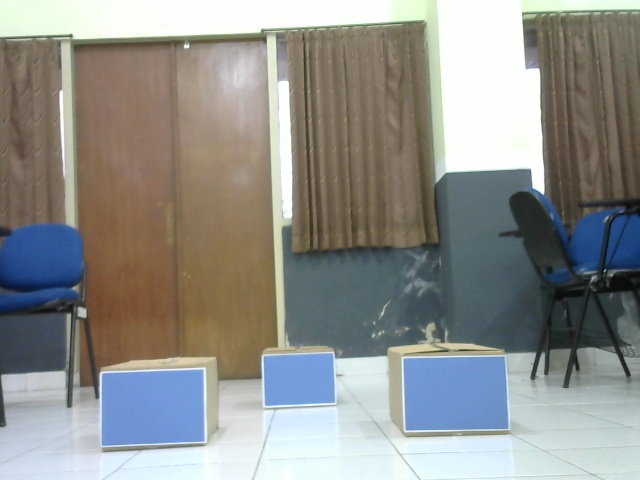
//> input picture TesOpenCV/test2.jpg, 640 x 480 px, given in place of the camera
$ ./canny   (built with g++ and OpenCV 4)
//> lines starting //> are read from the running program, lines starting //| are printed output that depends on the picture; after the words box and inside, x2 and y2 are one past the last pixel; in counts of white or black regions, pixels touching at a corner belong together
//
// Created by aditya on 23/11/22.
//
#include "opencv2/imgcodecs.hpp"
#include <opencv2/core.hpp>
#include <opencv2/videoio.hpp>
#include <opencv2/highgui.hpp>
#include <opencv2/imgproc/imgproc.hpp>
#include <opencv2/opencv.hpp>
#include <iostream>
#include <stdio.h>
#include <chrono>
#include <ctime>
#include <string>
#include <vector>
#include <boost/lexical_cast.hpp>

using namespace std;
using namespace cv;

Mat gray, edge, Image, image_copy,drawing;

// [10 lines left out: function angle, not called in this run]

void draw_and_fill_contours(vector<vector<Point>>& contours,vector<vector<Point>>& hull,vector<Vec4i>& hierarchy) {
    Mat contours_result = drawing.clone();
    Mat fill_contours_result = Mat::zeros(drawing.size(), CV_8UC3);

    for (unsigned int i = 0; i < contours.size(); ++i) {
        Scalar color = Scalar(0, 0, 255);
        drawContours(contours_result, contours, i, color, 4, 8, hierarchy, 0, cv::Point());
    }

    fillPoly(fill_contours_result, hull, cv::Scalar(255, 255, 255), LINE_8, 0);

//    int morph_size = 2;
//    Mat element = getStructuringElement(
//    MORPH_RECT, Size(2 * morph_size + 1,
//    2 * morph_size + 1),
//    Point(morph_size, morph_size));
//    Mat dilasi;
//    dilate(fill_contours_result,dilasi,element,Point(-1,-1),1);

    Mat close;
    morphologyEx(fill_contours_result,close,MORPH_CLOSE, Mat(),Point(-1,-1),1,1,0);

    resizeWindow("Contours Result", 320, 240);
    resizeWindow("Fill Contours Result", 320, 240);
    namedWindow("Contours Result", WINDOW_NORMAL);
    namedWindow("Fill Contours Result", WINDOW_NORMAL);
    imshow("Contours Result",contours_result);
    imshow("Fill Contours Result",close);
}

// [7 lines of commented-out code are left out]
// [69 lines left out: functions set_Label, set_pointcenter, not called in this run]

int main (int argc, char** argv){

    VideoCapture capture(2);
//    Image = imread(argv[1], IMREAD_COLOR);

    if (capture.isOpened()== false) {
        cout << "ERROR! Unable to open camera\n";
        cin.get();
        return -1;
    }
    capture.set(CAP_PROP_FRAME_WIDTH,640);
    capture.set(CAP_PROP_FRAME_HEIGHT,480);
    capture.set(CAP_PROP_FPS,10);

    while (true) {
        capture>>Image;
//> Image is the input picture: 480 rows x 640 cols, CV_8UC3; mean B, G, R 140.5, 143.8, 142.5
        if (Image.empty()) {
            cout << "ERROR! blank frame \n";
            cin.get();
            break;
        }
        Mat sharpening_image;
        Mat kernel_sharpening= (Mat_<double>(3,3)<<  -1 ,-1, -1 ,-1, 9, -1, -1, -1, -1);
        filter2D(Image,sharpening_image,-1,kernel_sharpening,Point(-1,-1),0, 4);
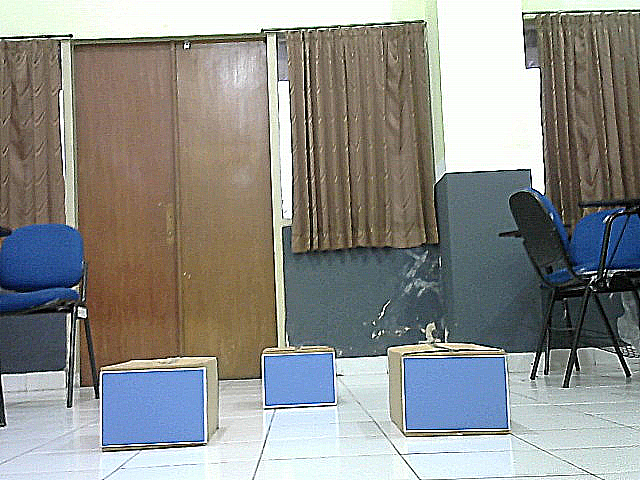
//> sharpening_image: 480 rows x 640 cols, CV_8UC3; mean B, G, R 138.9, 142, 141

        cvtColor(sharpening_image,gray, COLOR_BGR2GRAY);
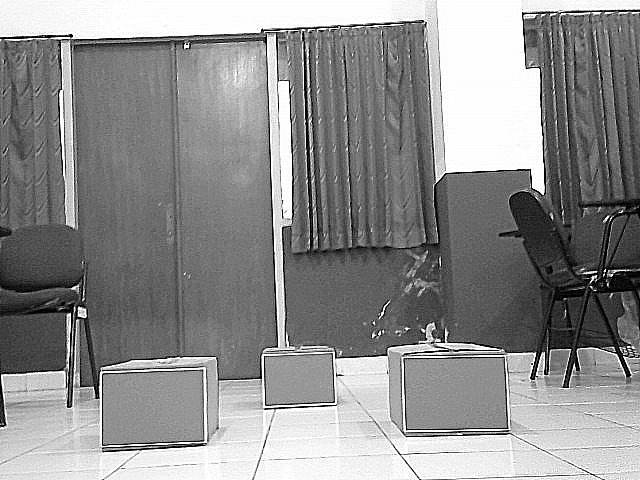
//> gray: 480 rows x 640 cols, CV_8UC1; min 0, max 255, mean 141.4

        Mat gaussian_blur;
        Size kernel(5,5);
        GaussianBlur(gray , gaussian_blur, kernel, 1,1);
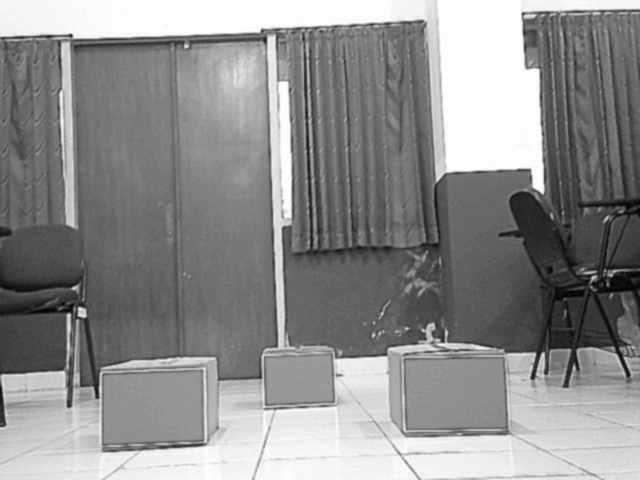
//> gaussian_blur: 480 rows x 640 cols, CV_8UC1; min 3, max 255, mean 141.4

        Mat morph_close;
        morphologyEx(gaussian_blur,morph_close,MORPH_CLOSE, Mat(),Point(-1,-1),1,1,0);

        Canny(morph_close,edge,100,200);
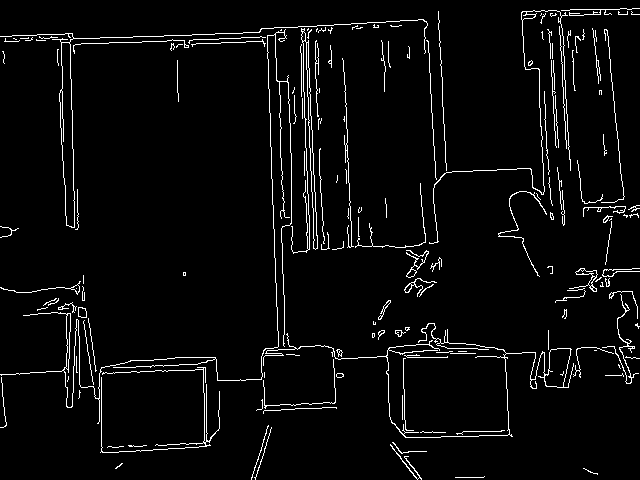
//> edge: 480 rows x 640 cols, CV_8UC1; 4% white in thin lines or dots

        image_copy= edge.clone();
        vector<vector<Point>>contours;
        vector<Vec4i> hierarchy;
        findContours(image_copy,contours,hierarchy,RETR_EXTERNAL,CHAIN_APPROX_SIMPLE);
//> contours = 164 contours, 143 with area under 20; largest, box (x1, y1, x2, y2) and area: (0, 19, 428, 228) 1822, (263, 323, 574, 438) 815, (291, 28, 318, 254) 594, (0, 29, 292, 424) 200, (569, 268, 598, 292) 148

        vector<Point>approx;

        drawing= Mat::zeros(image_copy.size(),CV_8UC3);
        vector<vector<Point>> hull(contours.size());
//> hull = 164 empty contours
        vector<Moments>mu(contours.size());
//> mu = 164 items

        for(unsigned int i=0;i<contours.size();i++){
            mu[i]= cv::moments(contours[i], false);
        }

        vector<Point2f>mc(contours.size());
        for (unsigned int i = 0; i <contours.size() ; i++) {
            mc[i]=Point2f (mu[i].m10/mu[i].m00,mu[i].m01/mu[i].m00);

        }
//> after the loop, mc = 164 Points (x, y), first 12: [nan, nan], [590.5, 471.5], [118.6, 465.5], [nan, nan], [130, 445.5], [407.5, 464.5], [398.4, 448.2], [nan, nan], [479, 431.9], [259.6, 463.3], [260.1, 450.1], [335.7, 407.3]
//        euclideanDist(mc, contours);

        for(unsigned int i=0; i<contours.size();i++){

            convexHull(Mat(contours[i]),hull[i],false);
            double peri= arcLength(Mat(contours[i]),true);
            approxPolyDP(Mat(contours[i]),approx,peri*0.02, true);

            if(std::fabs(contourArea(contours[i]))<100||!isContourConvex(approx))
                continue;

            if(approx.size()==4){
                int vtc=approx.size();

                vector<double>cos;
                for(int j=2; j<vtc+1; j++){
                    cos.push_back(angle(approx[j%vtc],approx[j-2],approx[j-1]));

                    sort(cos.begin(),cos.end());

                    double mincos= cos.front();
                    double maxcos= cos.back();

                    if (vtc==4 && mincos >= -0.1 && maxcos <= 0.3){
                        Rect r= boundingRect(contours[i]);
                        double ratio=std::abs(1-(double)r.width/r.height);
                        drawContours(drawing,contours,(int)i,Scalar(255),2,LINE_8,approx,0);
//                        circle(drawing, mc[i], 8, Scalar(225, 0, 0), -1, 8, 0);
                        set_Label(drawing, contours[i],ratio<=0.02?"Square": "Rectangle");
                        set_pointcenter(drawing, contours[i]);
                    }
                }
            }
        }
//> this loop made 164 passes
//> peri on passes 2 to 4: 33.56, 18.14, 34.49
//> drawing: 480 rows x 640 cols, CV_8UC3; every value is 0
//> after the loop, hull = 164 contours, 75 with area under 20; largest, box (x1, y1, x2, y2) and area: (0, 29, 292, 424) 63119, (0, 19, 428, 228) 47992, (263, 323, 574, 438) 25474, (429, 10, 571, 244) 19648, (100, 367, 220, 453) 9258; approx = 2 Points (x, y): [639, 8], [561, 10]

        draw_and_fill_contours(contours,hull,hierarchy);
//> after the loop in draw_and_fill_contours, `for (unsigned int i = 0; i < contours.size(); ++i)`:
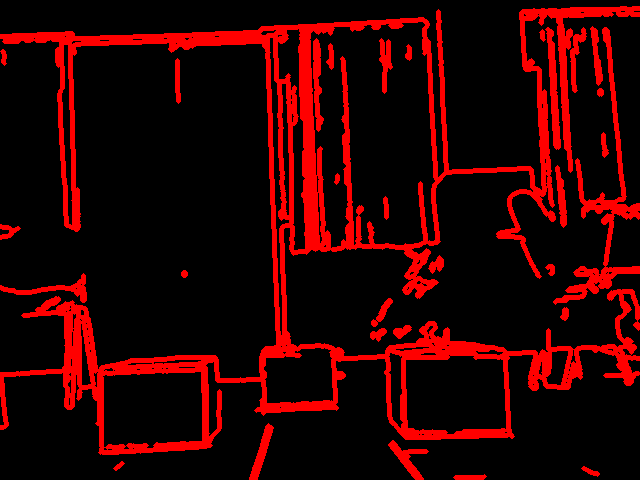
//> contours_result: 480 rows x 640 cols, CV_8UC3; mean B, G, R 0, 0, 44
//> in draw_and_fill_contours, `fillPoly(fill_contours_result, hull, cv::Scalar(255, 255, 255), LINE_8..`:
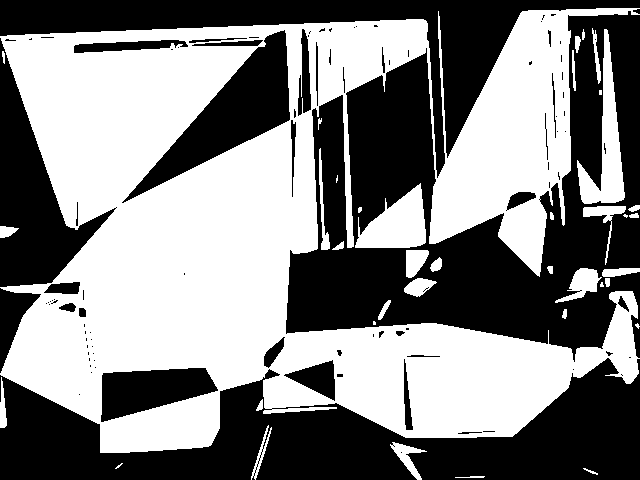
//> fill_contours_result: 480 rows x 640 cols, CV_8UC3; 51.7% white; 101 black regions (67 under 20 px), largest, box (x1, y1, x2, y2) and area: (286, 11, 640, 362) 56702, (0, 358, 640, 480) 39972, (0, 0, 640, 178) 21264
//> in draw_and_fill_contours, `morphologyEx(fill_contours_result,close,MORPH_CLOSE, Mat(),Point(-1,-1..`:
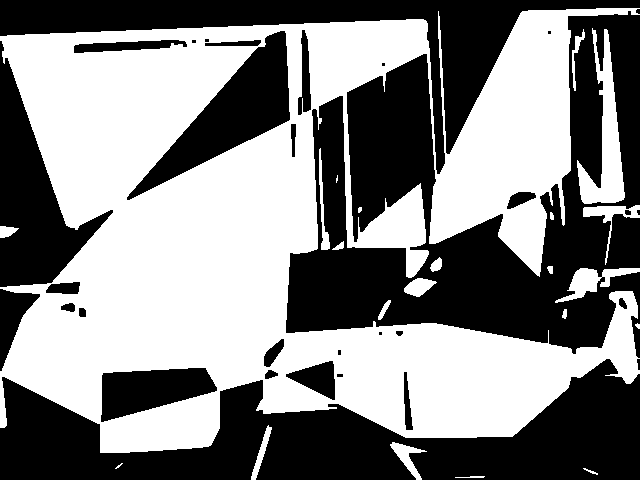
//> close: 480 rows x 640 cols, CV_8UC3; 52.2% white; 32 black regions (9 under 20 px), largest, box (x1, y1, x2, y2) and area: (286, 11, 640, 358) 56451, (0, 359, 640, 480) 39634, (0, 0, 640, 174) 21250

        if (waitKey(25) == 27)
//> the Esc key is pressed
            break;
    }
//    Image.release();
    capture.release();
    return 0;
}

$ run again, on TesOpenCV/test4.jpg
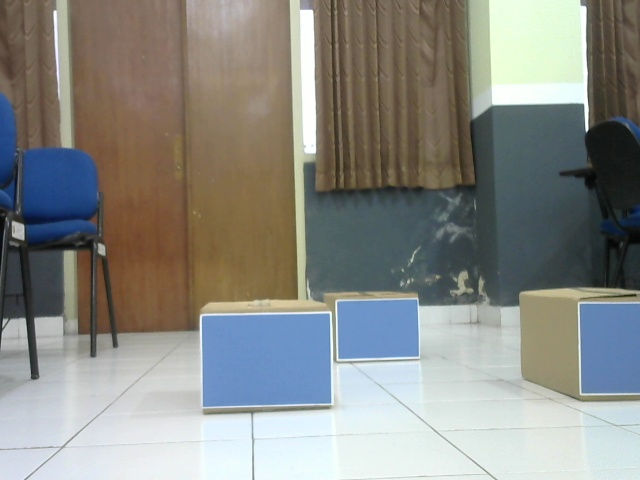
//> input picture TesOpenCV/test4.jpg, 640 x 480 px, given in place of the camera
//> Image is the input picture: 480 rows x 640 cols, CV_8UC3; mean B, G, R 132.9, 137.9, 136.8
//> `Canny(morph_close,edge,100,200);`:
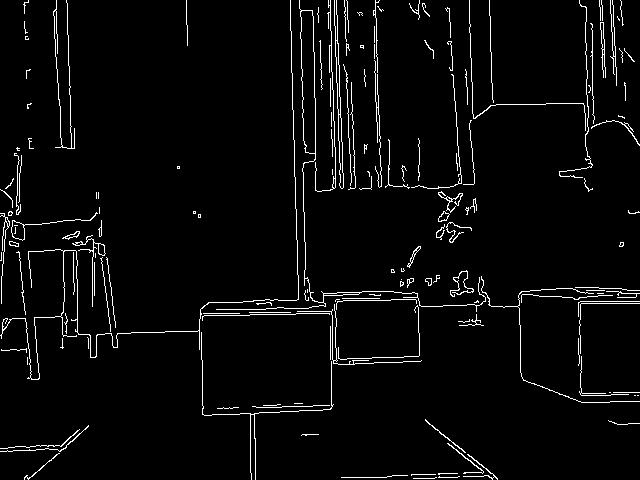
//> edge: 480 rows x 640 cols, CV_8UC1; 3.6% white in thin lines or dots
//> contours = 158 contours, 136 with area under 20; largest, box (x1, y1, x2, y2) and area: (216, 0, 486, 312) 1828, (334, 0, 344, 189) 408, (11, 212, 98, 241) 205, (72, 235, 106, 307) 97, (600, 22, 606, 78) 80
//> `vector<vector<Point>> hull(contours.size());`: hull = 158 empty contours
//> mu = 158 items
//> after the loop `for (unsigned int i = 0; i <contours.size() ; i++)`: mc = 158 Points (x, y), first 12: [nan, nan], [439, 476.7], [nan, nan], [411.3, 474.3], [438.8, 473.4], [483, 467.2], [39.24, 468.4], [464.8, 457.9], [305.5, 434.4], [66.53, 439], [71.18, 439.4], [614, 422.5]
//> the loop `for(unsigned int i=0; i<contours.size();i++)` made 158 passes
//> peri on passes 2, 5, 6: 43.66, 39.41, 150.3
//> after the loop `for(unsigned int i=0; i<contours.size();i++)`: hull = 158 contours, 71 with area under 20; largest, box (x1, y1, x2, y2) and area: (0, 0, 299, 380) 62422, (216, 0, 486, 312) 44779, (201, 332, 334, 480) 12892, (481, 276, 640, 403) 12342, (469, 0, 586, 131) 8137; approx = contour of 11 points, box (x1, y1, x2, y2) (23, 0, 29, 14), area 4
//> fill_contours_result: 480 rows x 640 cols, CV_8UC3; 43.1% white; 62 white regions (12 under 20 px), largest, box (x1, y1, x2, y2) and area: (0, 0, 640, 480) 112085, (469, 0, 640, 178) 11798, (53, 0, 75, 149) 2655
//> in draw_and_fill_contours, `morphologyEx(fill_contours_result,close,MORPH_CLOSE, Mat(),Point(-1,-1..`:
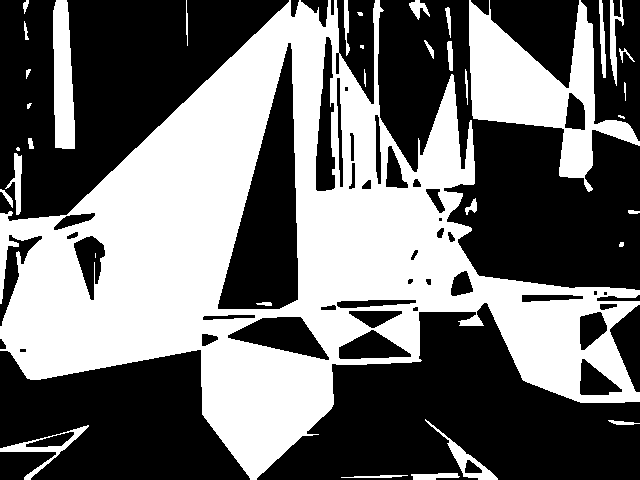
//> close: 480 rows x 640 cols, CV_8UC3; 43.7% white; 36 white regions (6 under 20 px), largest, box (x1, y1, x2, y2) and area: (0, 0, 640, 480) 114830, (469, 0, 640, 192) 12025, (53, 0, 75, 149) 2655
